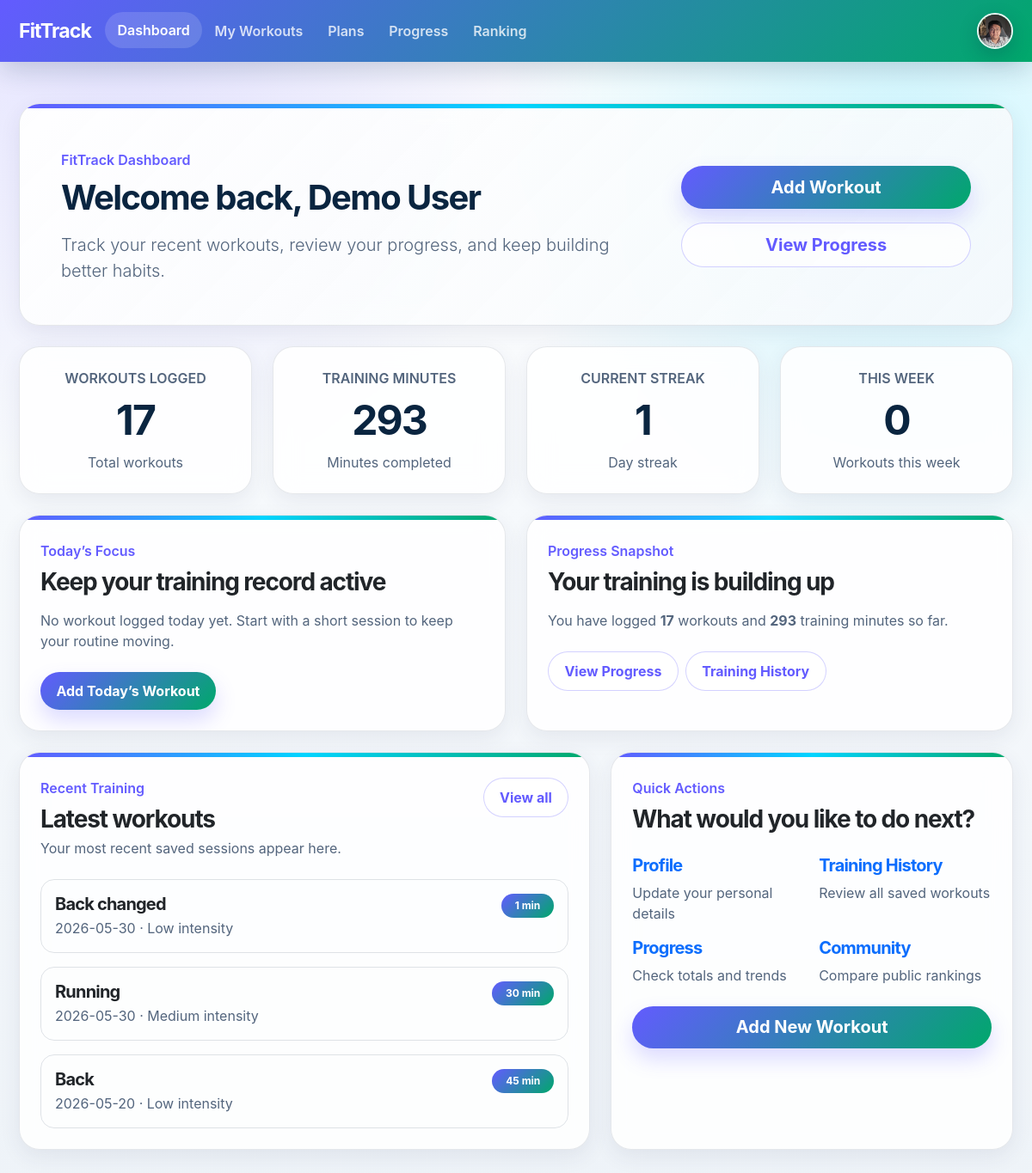
The app's page /dashboard (signed in) with its own data.
### app.py (models this page shows, shortened)
class User(db.Model):
    __tablename__ = "users"
    id = db.Column(db.Integer, primary_key=True)
    name = db.Column(db.String(100), nullable=False)
    email = db.Column(db.String(120), unique=True, nullable=False)
    password_hash = db.Column(db.String(255), nullable=False)
    goal = db.Column(db.String(200), nullable=True)
    member_since = db.Column(db.String(50), nullable=True)
    location = db.Column(db.String(100), nullable=True)
    avatar_filename = db.Column(db.String(255), nullable=True)
    show_public_profile = db.Column(db.Boolean, nullable=False, default=True)
    show_public_fitness = db.Column(db.Boolean, nullable=False, default=True)
    workouts = db.relationship(
        "Workout",
        backref="owner",
        lazy=True,
        cascade="all, delete-orphan"
    )

class Workout(db.Model):
    __tablename__ = "workouts"
    id = db.Column(db.Integer, primary_key=True)
    date = db.Column(db.String(20), nullable=False)
    type = db.Column(db.String(50), nullable=False)
    duration = db.Column(db.Integer, nullable=False)
    intensity = db.Column(db.String(20), nullable=False)
    notes = db.Column(db.Text, nullable=True)
    started_at = db.Column(db.DateTime, nullable=True)
    finished_at = db.Column(db.DateTime, nullable=True)
    user_id = db.Column(db.Integer, db.ForeignKey("users.id"), nullable=False)
    sets = db.relationship(
        "WorkoutSet",
        backref="workout",
        lazy=True,
        cascade="all, delete-orphan"
    )

### app.py (the view)
@app.route("/dashboard")
def dashboard():
    if not is_logged_in():
        return redirect(url_for("login"))
    user = current_user()
    if user is None:
        session.clear()
        return redirect(url_for("login"))
    recent_workout_objects = (
        Workout.query
        .filter_by(user_id=user.id)
        .order_by(Workout.date.desc(), Workout.id.desc())
        .limit(3)
        .all()
    )
    recent_workouts = [
        workout_to_dict(workout)
        for workout in recent_workout_objects
    ]
    statistics = get_statistics(user)
    return render_template(
        "dashboard.html",
        email=user.email,
        recent_workouts=recent_workouts,
        statistics=statistics,
    )

### templates/dashboard.html (shortened to what this page needs)
<!doctype html>
<html lang="en">
<head>
    <link
        href="https://cdn.jsdelivr.net/npm/bootstrap@5.3.3/dist/css/bootstrap.min.css"
        rel="stylesheet"
    >
    <link
        rel="stylesheet"
        href="{{ url_for('static', filename='css/styles.css') }}"
    >
</head>
<body class="bg-light">
<header>
    <nav class="navbar navbar-expand-lg navbar-dark bg-success">
        <div class="container">
            <a class="navbar-brand fw-bold" href="{% if session.get('user_id') %}{{ url_for('dashboard') }}{% else %}{{ url_for('home') }}{% endif %}">
    FitTrack
</a>
            <div class="collapse navbar-collapse" id="appNav">
                <ul class="navbar-nav me-auto align-items-lg-center">
                    <li class="nav-item">
                        <a class="nav-link active" href="{{ url_for('dashboard') }}">Dashboard</a>
                    </li>
                    <li class="nav-item">
                        <a class="nav-link" href="{{ url_for('workouts') }}">My Workouts</a>
                    </li>
                    <li class="nav-item">
                        <a class="nav-link" href="{{ url_for('plans') }}">Plans</a>
                    </li>
                    <li class="nav-item">
                        <a class="nav-link" href="{{ url_for('progress') }}">Progress</a>
                    </li>
                    <li class="nav-item">
                        <a class="nav-link" href="{{ url_for('ranking') }}">Ranking</a>
                    </li>
                </ul>
                <div class="d-flex align-items-center mt-3 mt-lg-0">
                    <div class="dropdown">
                        <button
                            class="btn p-0 border-0 bg-transparent profile-dropdown-toggle"
                            type="button"
                            data-bs-toggle="dropdown"
                            aria-expanded="false"
                            aria-label="Open profile menu"
                        >
                            {% if nav_profile and nav_profile.avatar_filename %}
                                <img
                                    src="{{ url_for('static', filename='uploads/' ~ nav_profile.avatar_filename) }}"
                                    alt="Profile"
                                    class="profile-icon"
                                >
                            {% endif %}
                        </button>
                    </div>
                </div>
            </div>
        </div>
    </nav>
</header>
<main class="py-5">
    <div class="container">
        <section class="card border-0 shadow-sm hero-card mb-4">
            <div class="card-body p-4 p-lg-5">
                <div class="row align-items-center g-4">
                    <div class="col-lg-8">
                        <p class="fw-semibold mb-2" style="color: #635bff;">
                            FitTrack Dashboard
                        </p>
                        <h1 class="display-6 fw-bold mb-3">
                            Welcome back{% if nav_profile and nav_profile.name %}, {{ nav_profile.name }}{% endif %}
                        </h1>
                        <p class="lead text-muted mb-0">
                            Track your recent workouts, review your progress, and keep building better habits.
                        </p>
                    </div>
                    <div class="col-lg-4">
                        <div class="d-grid gap-3">
                            <a href="{{ url_for('add_workout') }}" class="btn btn-success btn-lg">
                                Add Workout
                            </a>
                            <a href="{{ url_for('progress') }}" class="btn btn-outline-success btn-lg">
                                View Progress
                            </a>
                        </div>
                    </div>
                </div>
            </div>
        </section>
        <section class="row g-4 mb-4">
            <div class="col-md-6 col-xl-3">
                <div class="card border-0 shadow-sm h-100 stat-card">
                    <div class="card-body text-center p-4">
                        <p class="text-muted fw-semibold mb-2">WORKOUTS LOGGED</p>
                        <h2 class="display-5 fw-bold mb-2">
                            {{ statistics.total_workouts }}
                        </h2>
                        <p class="text-muted mb-0">Total workouts</p>
                    </div>
                </div>
            </div>
            <div class="col-md-6 col-xl-3">
                <div class="card border-0 shadow-sm h-100 stat-card">
                    <div class="card-body text-center p-4">
                        <p class="text-muted fw-semibold mb-2">TRAINING MINUTES</p>
                        <h2 class="display-5 fw-bold mb-2">
                            {{ statistics.total_minutes }}
                        </h2>
                        <p class="text-muted mb-0">Minutes completed</p>
                    </div>
                </div>
            </div>
            <div class="col-md-6 col-xl-3">
                <div class="card border-0 shadow-sm h-100 stat-card">
                    <div class="card-body text-center p-4">
                        <p class="text-muted fw-semibold mb-2">CURRENT STREAK</p>
                        <h2 class="display-5 fw-bold mb-2">
                            {{ statistics.current_streak }}
                        </h2>
                        <p class="text-muted mb-0">Day streak</p>
                    </div>
                </div>
            </div>
            <div class="col-md-6 col-xl-3">
                <div class="card border-0 shadow-sm h-100 stat-card">
                    <div class="card-body text-center p-4">
                        <p class="text-muted fw-semibold mb-2">THIS WEEK</p>
                        <h2 class="display-5 fw-bold mb-2">
                            {{ statistics.workouts_this_week|default(0) }}
                        </h2>
                        <p class="text-muted mb-0">Workouts this week</p>
                    </div>
                </div>
            </div>
        </section>
        <section class="row g-4 mb-4">
            <div class="col-lg-6">
                <div class="card border-0 shadow-sm h-100 dashboard-info-card">
                    <div class="card-body p-4">
                        <p class="fw-semibold mb-2" style="color: #635bff;">
                            Today’s Focus
                        </p>
                        <h2 class="h3 fw-bold mb-3">
                            Keep your training record active
                        </h2>
                        <p class="text-muted mb-4">
                            No workout logged today yet. Start with a short session to keep your routine moving.
                        </p>
                        <a href="{{ url_for('add_workout') }}" class="btn btn-success">
                            Add Today’s Workout
                        </a>
                    </div>
                </div>
            </div>
            <div class="col-lg-6">
                <div class="card border-0 shadow-sm h-100 dashboard-info-card">
                    <div class="card-body p-4">
                        <p class="fw-semibold mb-2" style="color: #635bff;">
                            Progress Snapshot
                        </p>
                        <h2 class="h3 fw-bold mb-3">
                            Your training is building up
                        </h2>
                        <p class="text-muted mb-4">
                            You have logged
                            <strong>{{ statistics.total_workouts }}</strong>
                            workouts and
                            <strong>{{ statistics.total_minutes }}</strong>
                            training minutes so far.
                        </p>
                        <div class="d-flex flex-wrap gap-2">
                            <a href="{{ url_for('progress') }}" class="btn btn-outline-success">
                                View Progress
                            </a>
                            <a href="{{ url_for('workouts') }}" class="btn btn-outline-success">
                                Training History
                            </a>
                        </div>
                    </div>
                </div>
            </div>
        </section>
        <section class="row g-4">
            <div class="col-lg-7">
                <div class="card border-0 shadow-sm h-100 dashboard-info-card">
                    <div class="card-body p-4">
                        <div class="d-flex justify-content-between align-items-start gap-3 mb-4">
                            <div>
                                <p class="fw-semibold mb-2" style="color: #635bff;">
                                    Recent Training
                                </p>
                                <h2 class="h3 fw-bold mb-1">
                                    Latest workouts
                                </h2>
                                <p class="text-muted mb-0">
                                    Your most recent saved sessions appear here.
                                </p>
                            </div>
                            <a href="{{ url_for('workouts') }}" class="btn btn-outline-success">
                                View all
                            </a>
                        </div>
                        {% if recent_workouts %}
                            <div class="d-grid gap-3">
                                {% for workout in recent_workouts %}
                                    <div class="recent-workout-item p-3 rounded-4 border">
                                        <div class="d-flex justify-content-between align-items-start gap-3">
                                            <div>
                                                <h3 class="h5 fw-bold mb-1">
                                                    {{ workout.type }}
                                                </h3>
                                                <p class="text-muted mb-0">
                                                    {{ workout.date }} · {{ workout.intensity }} intensity
                                                </p>
                                            </div>
                                            <span class="badge text-bg-success rounded-pill px-3 py-2">
                                                {{ workout.duration }} min
                                            </span>
                                        </div>
                                    </div>
                                {% endfor %}
                            </div>
                        {% endif %}
                    </div>
                </div>
            </div>
            <div class="col-lg-5">
                <div class="card border-0 shadow-sm h-100 dashboard-info-card">
                    <div class="card-body p-4">
                        <p class="fw-semibold mb-2" style="color: #635bff;">
                            Quick Actions
                        </p>
                        <h2 class="h3 fw-bold mb-4">
                            What would you like to do next?
                        </h2>
                        <div class="row g-3">
                            <div class="col-sm-6">
                                <a href="{{ url_for('profile') }}" class="quick-action-card text-decoration-none">
                                    <h3 class="h5 fw-bold mb-2">Profile</h3>
                                    <p class="text-muted mb-0">Update your personal details</p>
                                </a>
                            </div>
                            <div class="col-sm-6">
                                <a href="{{ url_for('workouts') }}" class="quick-action-card text-decoration-none">
                                    <h3 class="h5 fw-bold mb-2">Training History</h3>
                                    <p class="text-muted mb-0">Review all saved workouts</p>
                                </a>
                            </div>
                            <div class="col-sm-6">
                                <a href="{{ url_for('progress') }}" class="quick-action-card text-decoration-none">
                                    <h3 class="h5 fw-bold mb-2">Progress</h3>
                                    <p class="text-muted mb-0">Check totals and trends</p>
                                </a>
                            </div>
                            <div class="col-sm-6">
                                <a href="{{ url_for('ranking') }}" class="quick-action-card text-decoration-none">
                                    <h3 class="h5 fw-bold mb-2">Community</h3>
                                    <p class="text-muted mb-0">Compare public rankings</p>
                                </a>
                            </div>
                        </div>
                        <div class="d-grid mt-4">
                            <a href="{{ url_for('add_workout') }}" class="btn btn-success btn-lg">
                                Add New Workout
                            </a>
                        </div>
                    </div>
                </div>
            </div>
        </section>
    </div>
</main>
</body>
</html>

### records on screen
User: avatar_filename (picture), name "Demo User"
Workout: type "Back changed", date "2026-05-30", intensity "Low", duration "1"
Workout: type "Running", date "2026-05-30", intensity "Medium", duration "30"
Workout: type "Back", date "2026-05-20", intensity "Low", duration "45"

### other values on screen
{{ statistics.total_workouts }} "17"
{{ statistics.total_minutes }} "293"
{{ statistics.current_streak }} "1"
{{ statistics.workouts_this_week|default(0) }} "0"
